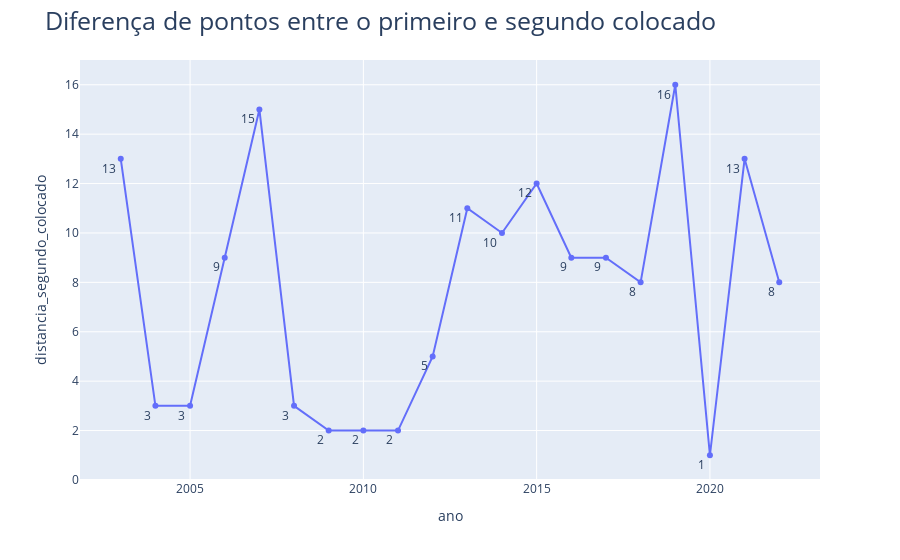

Notebook cell for this chart:
### Markdown cell above
<a id='ano-competitivo'></a>
# Competitividade durante os anos

### Code cell
fig = px.line(tabela_times_campeoes, x='ano', 
              y = 'distancia_segundo_colocado',
              text='distancia_segundo_colocado')

fig.update_traces(textposition="bottom left")

fig.update_layout(title=dict(text="Diferença de pontos entre o primeiro e segundo colocado", 
                             font=dict(size=25)))

### Figure 1 — Plotly figure (JSON) as saved in the notebook; plotly's stock layout.template omitted (floating-point values rounded to 4 significant figures)
{"data": [{"hovertemplate": "ano=%{x}<br>distancia_segundo_colocado=%{text}<extra></extra>", "legendgroup": "", "line": {"color": "#636efa", "dash": "solid"}, "marker": {"symbol": "circle"}, "mode": "lines+markers+text", "name": "", "orientation": "v", "showlegend": false, "text": [13, 3, 3, 9, 15, 3, 2, 2, 2, 5, 11, 10, 12, 9, 9, 8, 16, 1, 13, 8], "textposition": "bottom left", "type": "scatter", "x": [2003, 2004, 2005, 2006, 2007, 2008, 2009, 2010, 2011, 2012, 2013, 2014, 2015, 2016, 2017, 2018, 2019, 2020, 2021, 2022], "xaxis": "x", "y": [13, 3, 3, 9, 15, 3, 2, 2, 2, 5, 11, 10, 12, 9, 9, 8, 16, 1, 13, 8], "yaxis": "y"}], "layout": {"legend": {"tracegroupgap": 0}, "margin": {"t": 60}, "title": {"font": {"size": 25}, "text": "Diferença de pontos entre o primeiro e segundo colocado"}, "xaxis": {"anchor": "y", "domain": [0, 1], "title": {"text": "ano"}}, "yaxis": {"anchor": "x", "domain": [0, 1], "title": {"text": "distancia_segundo_colocado"}}}}
